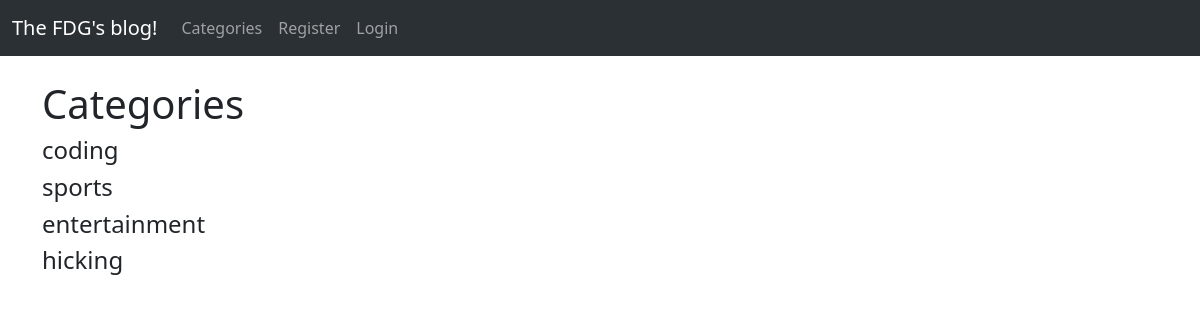
/categories_list/, run on an earlier commit of the app's database.
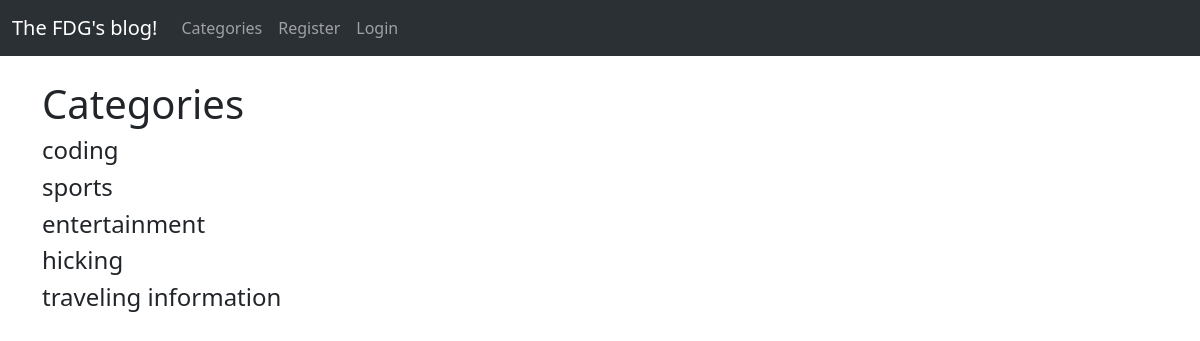
And on a later commit of the database.
### fdgblog/models.py (models this page shows, shortened)
class Category(models.Model):
    name = models.CharField(max_length=255)
    def __str__(self):
        return self.name

### fdgblog/views.py (the view)
# urls.py: path('categories_list/', CategoryListView, name='categories_list'),
def CategoryListView(request):
    cat_menu_list = Category.objects.all()
    return render(request, 'categories_list.html', {'cat_menu_list': cat_menu_list})

### fdgblog/templates/categories_list.html (shortened to what this page needs)
{% extends 'base.html' %}
{% block content %}
   <H1>Categories</h1>
    {% for item in cat_menu_list %}
        <h4><a class="dropdown-item" href="{% url 'categories' item|slugify %}">{{ item }}</a></h4>
    {% endfor %}
{% endblock %}

What changed in the data, as far as the page shows it:
added Category: name "traveling information"
